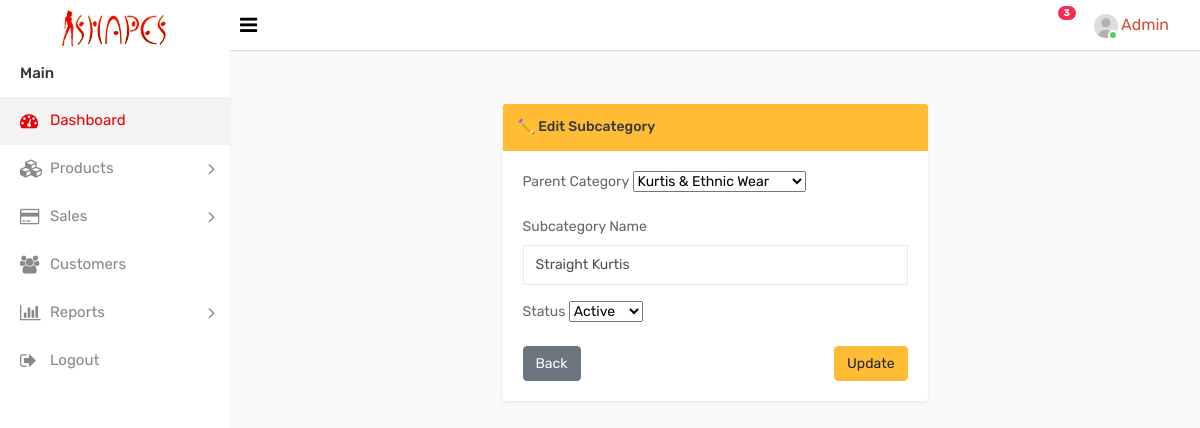
/subcategories/edit/2/, run on the app's committed database.
### Shape_App/models.py (models this page shows, shortened)
class tbl_SubCategory(models.Model):
    category = models.ForeignKey(tbl_Category, on_delete=models.CASCADE, related_name="subcategories")
    name = models.CharField(max_length=100)
    status = models.CharField(max_length=100, null=True, choices=[('active', 'Active'), ('inactive', 'Inactive')])
    created_at = models.DateTimeField(auto_now_add=True)
    updated_at = models.DateTimeField(auto_now=True)

class tbl_Category(models.Model):
    name = models.CharField(max_length=100, null=True)
    status = models.CharField(max_length=100, null=True, choices=[('active', 'Active'), ('inactive', 'Inactive')])
    created_at = models.DateTimeField(auto_now_add=True)
    updated_at = models.DateTimeField(auto_now=True)

### Shape_App/views.py (the view, shortened to what this page needs)
# urls.py: path('subcategories/edit/<int:id>/', views.subcategory_edit, name='subcategory_edit'),
def subcategory_edit(request, id):
    subcategory = get_object_or_404(tbl_SubCategory, id=id)
    categories = tbl_Category.objects.filter(status="active")  # only active categories
    return render(request, "subcategory_edit.html", {
        "subcategory": subcategory,
        "categories": categories
    })

### templates/subcategory_edit.html (shortened to what this page needs)
{% include 'navbar.html' %}
{% load static %}
{% block content %}
<div class="container mt-4">
    <div class="row justify-content-center">
        <div class="col-md-6">
            <div class="card shadow-sm rounded-3">
                <div class="card-header bg-warning text-dark">
                    <h5 class="mb-0">✏️ Edit Subcategory</h5>
                </div>
                <div class="card-body">
                    <form method="POST">
                        <div class="mb-3">
                            <label for="category" class="form-label">Parent Category</label>
                            <select class="form-select" id="category" name="category" required>
                                {% for cat in categories %}
                                    <option value="{{ cat.id }}" {% if cat.id == subcategory.category.id %}selected{% endif %}>
                                        {{ cat.name }}
                                    </option>
                                {% endfor %}
                            </select>
                        </div>
                        <div class="mb-3">
                            <label for="name" class="form-label">Subcategory Name</label>
                            <input type="text" class="form-control" id="name" name="name" value="{{ subcategory.name }}" required>
                        </div>
                        <div class="mb-3">
                            <label for="status" class="form-label">Status</label>
                            <select class="form-select" id="status" name="status" required>
                                <option value="active" {% if subcategory.status == 'active' %}selected{% endif %}>Active</option>
                            </select>
                        </div>
                        <div class="d-flex justify-content-between">
                            <a href="{% url 'sub_categories' %}" class="btn btn-secondary">Back</a>
                            <button type="submit" class="btn btn-warning">Update</button>
                        </div>
                    </form>
                </div>
            </div>
        </div>
    </div>
</div>
{% endblock %}

### templates/navbar.html (style rules this page uses)
:root { --primary-color: #eb0004; }

### data on the page
tbl_SubCategory: category "Kurtis & Ethnic Wear", name "Straight Kurtis", status "Active"
